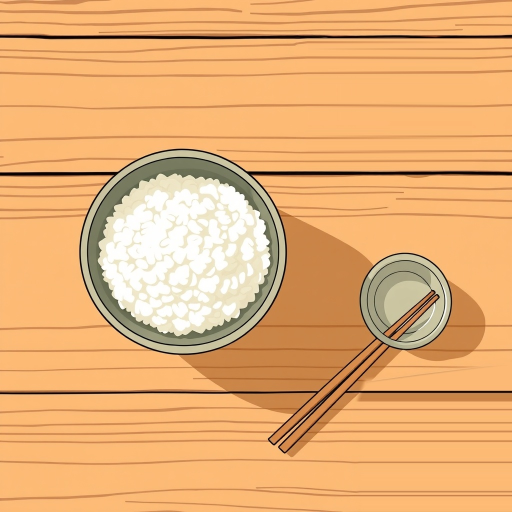
#> input picture scratch/production-smoke/video001/assets/shot-08-vb2.jpg, 1024 x 1024 px, found by its file name (shown at 1/2 size)
$ python check_rice_bottom.py
#> lines starting #> are read from the running program, lines starting #| are printed output that depends on the picture; after the words box and inside, x2 and y2 are one past the last pixel; in counts of white or black regions, pixels touching at a corner belong together
from PIL import Image
import numpy as np

img = Image.open("scratch/production-smoke/video001/assets/shot-08-vb2.jpg")
#> img is the input picture: PIL image 1024x1024 RGB; mean R, G, B 231.1, 175, 116.9
arr = np.array(img)

# Find bottom of rice bowl:
# Bowl has dark rim (R<100, G<100, B<100) or cast shadow
# In x: 100..600, y: 600..800
rice_mask = (arr[600:800, 100:600, 0] < 120) & (arr[600:800, 100:600, 1] < 120) & (arr[600:800, 100:600, 2] < 120)
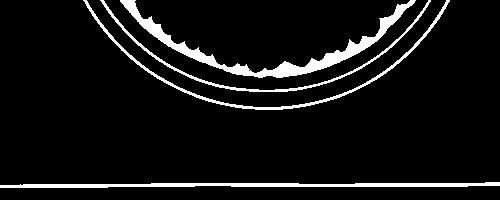
#> rice_mask: shape (200, 500) bool; 7.3% white; 4 white regions, box (x1, y1, x2, y2) and area: (120, 0, 416, 78) 3022, (0, 182, 500, 188) 1826, (83, 0, 450, 110) 1355, (100, 0, 431, 92) 1069
y_ind, x_ind = np.where(rice_mask)
#> y_ind = 7272 values from 0 to 187; x_ind = 7272 values, max 499 at index 5460, min 0 at index 6232, mean 262.7
print("Rice bowl in y=600..800: max y=", np.max(y_ind) + 600, "x range:", np.min(x_ind) + 100, "to", np.max(x_ind) + 100)
#| Rice bowl in y=600..800: max y= 787 x range: 100 to 599

# Also check cast shadow of rice bowl:
# Shadow has darker tone: arr[y, x] < [220, 150, 90]
shadow_mask = (arr[600:800, 100:600, 0] < 220) & (arr[600:800, 100:600, 1] < 150)
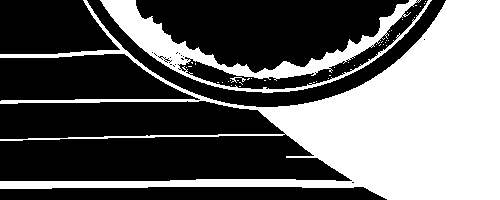
#> shadow_mask: shape (200, 500) bool; 39.8% white; 42 white regions (39 under 20 px), largest, box (x1, y1, x2, y2) and area: (0, 0, 500, 200) 33691, (100, 0, 432, 93) 6063, (230, 77, 246, 83) 33
y_s, x_s = np.where(shadow_mask)
print("Rice bowl shadow in y=600..800: max y=", np.max(y_s) + 600, "x range:", np.min(x_s) + 100, "to", np.max(x_s) + 100)
#| Rice bowl shadow in y=600..800: max y= 799 x range: 100 to 599

$ run again, with scratch/production-smoke/video001/assets/shot-09-vb2.jpg copied over scratch/production-smoke/video001/assets/shot-08-vb2.jpg
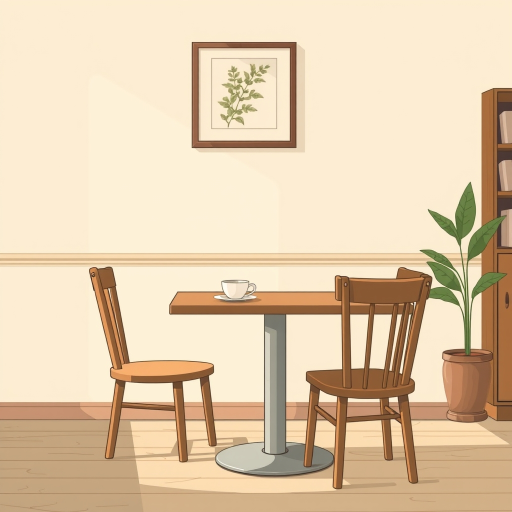
#> input picture scratch/production-smoke/video001/assets/shot-09-vb2.jpg, 1024 x 1024 px, found by its file name (shown at 1/2 size)
#> img is the input picture: PIL image 1024x1024 RGB; mean R, G, B 226, 203.2, 172.5
#> `rice_mask = (arr[600:800, 100:600, 0] < 120) & (arr[600:800, 100:600, ..`:
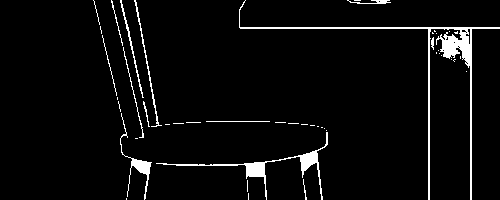
#> rice_mask: shape (200, 500) bool; 4.2% white; 46 white regions (32 under 20 px), largest, box (x1, y1, x2, y2) and area: (239, 0, 500, 200) 1891, (156, 132, 328, 200) 896, (120, 113, 152, 200) 358
#> y_ind = 4206 values from 0 to 199; x_ind = 4206 values, max 499 at index 553, min 93 at index 0, mean 309.3
#| Rice bowl in y=600..800: max y= 799 x range: 193 to 599
#> `shadow_mask = (arr[600:800, 100:600, 0] < 220) & (arr[600:800, 100:600..`:
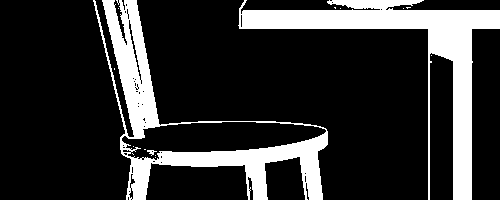
#> shadow_mask: shape (200, 500) bool; 19.3% white; 15 white regions (12 under 20 px), largest, box (x1, y1, x2, y2) and area: (238, 0, 500, 200) 9838, (93, 0, 328, 200) 9398, (147, 150, 157, 156) 28
#> y_s = 19286 values from 0 to 199; x_s = 19286 values, max 499 at index 1266, min 93 at index 0, mean 300.3
#| Rice bowl shadow in y=600..800: max y= 799 x range: 193 to 599
